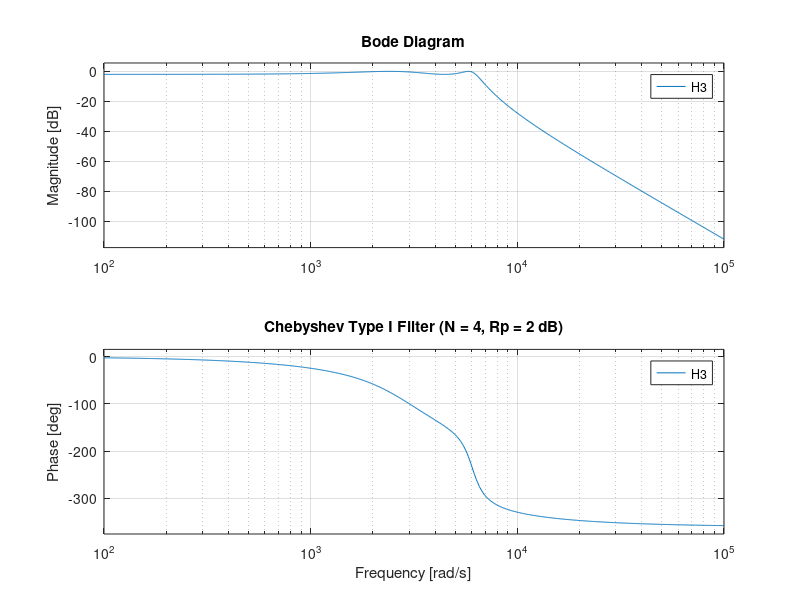

Source code (MATLAB):
% Design Chebyshev Type 1 filter with N = 4, Rp = 2 ; Fp = 1000.

clear all;
clc;

Fp = 1000;             % Passband frequency in Hz
Rp = 2;                % Passband ripple in dB
N = 4;                % Filter order

Wp = 2 * pi * Fp;      % Passband edge angular frequency

[num3, den3] = cheby1(N, Rp, Wp, 's');

H3 = tf(num3, den3);
figure;
bode(H3);
grid on;
title('Chebyshev Type I Filter (N = 4, Rp = 2 dB)');